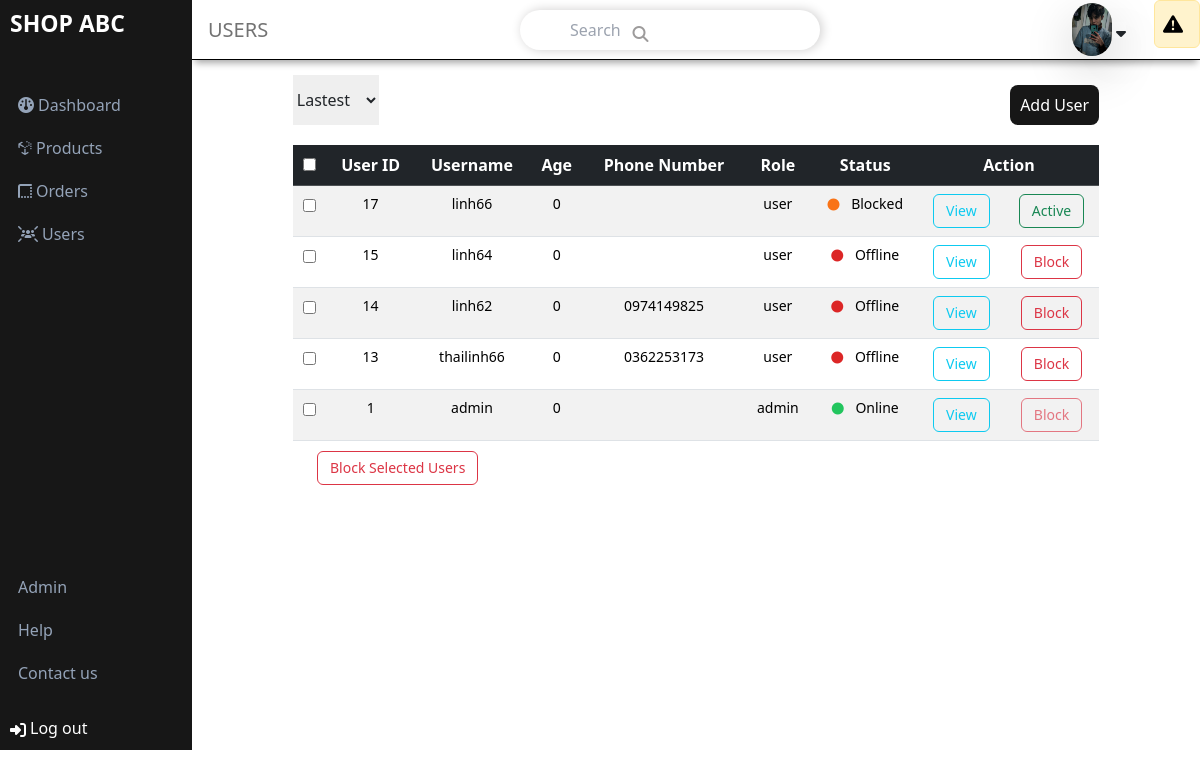
Screenshot of /admin/?action=users (signed in) with the database file from the repository.
### tables this page shows
CREATE TABLE `users` (
  `id` int(11) NOT NULL,
  `avatar` varchar(500) NOT NULL,
  `fullName` varchar(50) DEFAULT NULL,
  `username` varchar(50) NOT NULL,
  `email` varchar(150) DEFAULT NULL,
  `password` varchar(500) NOT NULL,
  `phoneNumber` varchar(20) DEFAULT NULL,
  `address` varchar(32) DEFAULT NULL,
  `age` int(11) NOT NULL,
  `sex` int(11) NOT NULL,
  `roleId` int(11) DEFAULT NULL,
  `createAt` datetime DEFAULT NULL,
  `updateAt` datetime DEFAULT NULL,
  `logOutAt` datetime DEFAULT NULL,
  `status` int(11) DEFAULT NULL,
  `active` int(11) NOT NULL
);

CREATE TABLE `role` (
  `id` int(11) NOT NULL,
  `role` varchar(20) NOT NULL
);

CREATE TABLE `statususer` (
  `id` int(11) NOT NULL,
  `name` varchar(255) NOT NULL
);

### database/dbhelper.php (called while the page is built, shortened)
<?php
    function select($sql, $isSingle = false){
        $data = null;
        $conn = mysqli_connect(HOST, USERNAME, PASSWORD, DATABASE);
        mysqli_set_charset($conn,'utf8');
        $resultset=mysqli_query($conn,$sql);
        if($resultset){
            if($isSingle){
                $data = mysqli_fetch_array($resultset,1);
            }else{
                $data = [];
                while(($row=mysqli_fetch_array($resultset,1)) != null ){
                    $data[]=$row;
                }
            }
        }
        return $data;
    }
?>

### admin/pages/users/users.php (the view, shortened to what this page needs)
<!DOCTYPE html>
<html lang="en">
<head>
    <link rel="stylesheet" href="styles/users.css">
</head>
<body>
<form action="" method="post" class="relative">
    <div id="error" class="alert alert-warning d-flex p-0 fixed top-0 right-0 max-h-12 max-w-base m-0<?php echo $errorRegister?'':'invisible';?>" role="alert">
      <svg class="w-5 ml-2 mr-2" role="img" aria-label="Warning:"><use xlink:href="#exclamation-triangle-fill"/></svg>
    </div>
    <?php
      $sort = isset($_SESSION["sort"]) ? $_SESSION["sort"] : "id";
    ?>
      <div class="sortAdd flex justify-between">
        <form class="sort" method="post" action="">
          <select name="sort" id="selectSort">
            <option value="id" <?php if ($sort == "id") echo "selected"; ?>>Lastest</option>
          </select>
        </form>
        <div>
            <button type="button" class="btn btn-primary button !bg-neutral-900 !text-white" data-bs-toggle="modal" data-bs-target="#addUser" >
            Add User
            </button>
              <?php include_once "addUser.php";?>
                <?php include_once "viewUser.php";?>
        </div>
      </div>
      <div style ="overflow: auto; max-height: 750px ">
        <table
          class="table table-striped table-hover text-center"
          style="width: 80%;  margin: 20px auto 10px auto"
        >
          <thead class="table-dark" >
            <tr>
              <th class="bg-neutral-900 text-white">
                <input type="checkbox" name="comfirmUser" id="selectAll"/>
                </th>
              <th class="bg-neutral-900 text-white">User ID</th>
              <th class="bg-neutral-900 text-white">Username</th>
              <th class="bg-neutral-900 text-white">Age</th>
              <th class="bg-neutral-900 text-white">Phone Number</th>
              <th class="bg-neutral-900 text-white">Role</th>
              <th class="bg-neutral-900 text-white">Status</th>
              <th class="bg-neutral-900 text-white" colspan="3">
                Action
              </th>
            </tr>
          </thead>
          <?php
            if($sort=="username"){
              $usersSql="
              SELECT
              users.id as id, users.username as username, users.age as age, users.phoneNumber,
              role.role as role, statusUser.name as status, users.active as active
              FROM users
              join statusUser on users.status=statusUser.id
              join role on users.roleId=role.id
              ORDER BY users.username";
            }else{
              $usersSql="
              SELECT
              users.id as id, users.username as username, users.age as age, users.phoneNumber,
              role.role as role, statusUser.name as status, users.active as active, users.status as statusId
              FROM users
              join statusUser on users.status=statusUser.id
              join role on users.roleId=role.id
              ORDER BY users.id DESC";
            }
            $users = select($usersSql,false);
          ?>
            <tbody>
              <?php
                if(count($users)>0){
                foreach ($users as $user) {
              ?>
              <form action="" method="post">
              <tr id="<?php echo $user['id'];?>">
                <td>
                    <input type="checkbox" name="comfirmUser" class="checkbox">
                </td>
                <td class="text-sm"><?php echo $user['id'];?></td>
                <td class="text-sm"><?php echo $user['username'];?></td>
                <td class="text-sm"><?php echo $user['age'];?></td>
                <td class="text-sm"><?php echo $user['phoneNumber'];?></td>
                <td class="text-sm"><?php echo $user['role'];?></td>
                <td class="text-sm">
                    <i class="fa-solid fa-circle <?php echo ($user['statusId'] == 1) ? 'text-green-500' : (($user['statusId'] == 2) ? 'text-red-600' : 'text-orange-500'); ?> pr-2 text-xs"></i>
                    <?php echo $user['status'];?>
                </td>
                <td >
                  <button
                    type="button"
                    class="btn btn-outline-info viewU text-sm "
                    data-bs-toggle="modal" data-bs-target="#viewUser"
                  >
                    View
                  </button>
                </td>
                <td >
                    <button
                      type="button"
                      class="btn <?php echo $user['active']==1?"btn-outline-danger":"btn-outline-success";?> text-sm blockBtn"
                      name="delete"
                      <?php echo ($user['role']=="admin")?"disabled":"";?>
                    >
                    <?php echo $user['active']==1?"Block":"Active";?>
                    </button>
                </td>
              </tr>
            <?php
                  }
                }else{
            ?>
            <?php
                }
            ?>
            </form>
            </tbody>
        </table>
        <div style="margin-left:125px;">
        <button class="btn btn-outline-danger text-sm">Block Selected Users</button>
        </div>
</form>
    </div>
</body>
</html>

### admin/layouts/header.php (shortened to what this page needs)
<div class="header flex justify-between p-3">
      <?php
        $currentURL = "http://$_SERVER[HTTP_HOST]$_SERVER[REQUEST_URI]";
        if($currentURL=="http://localhost/shopABC/admin/?action=dashboard"){
          echo"<p>Welcome to shopABC</p>";
        }elseif($currentURL=="http://localhost/shopABC/admin/?action=products"){
          echo "<p>PRODUCTS</p>";
        }elseif($currentURL=="http://localhost/shopABC/admin/?action=orders"){
          echo "<p>ORDERS</p>";
        }elseif($currentURL=="http://localhost/shopABC/admin/?action=users"){
          echo "<p>USERS</p>";
        }elseif($currentURL=="http://localhost/shopABC/admin/?action=admin/profile"){
          echo "<p>ADMIN</p>";
        }elseif($currentURL=="http://localhost/shopABC/admin/?action=admin/change_password"){
          echo "<p>ADMIN</p>";
        }else {
          echo"<p>Welcome to shopABC</p>";
        }
      ?>
      <form action="" method="get" class="formFilter">
        <input
          placeholder="Search"
          class="inputSearch h-10"
          type="text"
        />
        <button type="submit" class="<?php
          if($currentURL=="http://localhost//admin/?action=dashboard"){
            echo"searchIcon";
          }elseif($currentURL=="http://localhost/shopABC/admin/?action=products"){
            echo"searchIcon3";
          }elseif($currentURL=="http://localhost/shopABC/admin/?action=orders"){
            echo"searchIcon1";
          }elseif($currentURL=="http://localhost/shopABC/admin/?action=users"){
            echo"searchIcon1";
          }elseif($currentURL=="http://localhost/shopABC/admin/?action=admin/profile"){
            echo"searchIcon1";
          }elseif($currentURL=="http://localhost/shopABC/admin/?action=admin/change_password"){
            echo"searchIcon1";
          }
          ?>">
          <i class="fa-solid fa-magnifying-glass"></i>
        </button>
      </form>
        <?php
          $id=$_SESSION['admin'];
          $sql="select * from users where id = '$id'";
          $admin=select($sql,true);
        ?>
        <form class="logoutForm float-right group w-28" action="" method="post">
        <div class="flex cursor-pointer relative inline">
            <img src="<?php echo $admin['avatar'];?>" width="40px" height="40px" alt="" class="rounded-full shadow-lg hover:shadow-xl">
            <i class="fa-solid fa-sort-down mx-0 my-auto pl-1 shadow-lg hover:shadow-xl"></i>
        </div>
    </form>
</div>

### admin/styles/index.css (style rules this page uses)
* { margin: 0; padding: 0; }
.header { grid-area: header; border-bottom: 1px solid black; position: -webkit-sticky; position: sticky; top: 0; background-color: white; }
.formFilter { position: relative; display: flex; width: 300px; }
.inputSearch { border-radius: 20px; text-indent: 50px; width: 100%; box-shadow: 2px 0px 11px 0px rgb(207, 206, 206); }
.searchIcon1 { position: absolute; left: 37.5%; top: 32.4%; color: rgb(157, 155, 155); }
.header > p { font-size: 20px; font-weight: 500; color: rgb(115, 115, 115); }
.header { grid-area: header; height: 60px; display: flex; align-items: center; justify-content: space-between; padding: 0 30px 0 30px; box-shadow: 0 6px 7px -3px rgba(0, 0, 0, 0.35); }

### admin/styles/users.css (style rules this page uses)
.table { border-radius: 20px; overflow: auto; max-height: 750px; }
.button { border: none !important; margin-top: 10px; padding: 8px 10px !important; border-radius: 8px; }
.sortAdd { width: 80%; margin: 0 auto; }

### rows the page displays
users: avatar (picture), id "1", username "admin", age "0", roleId.role "admin", status 1 (drawn), statususer.name "Online", active "Block"
users: id "17", username "linh66", age "0", roleId.role "user", status 3 (drawn), statususer.name "Blocked", active "Active"
users: id "15", username "linh64", age "0", roleId.role "user", status 2 (drawn), statususer.name "Offline", active "Block"
users: id "14", username "linh62", age "0", phoneNumber "0974149825", roleId.role "user", status 2 (drawn), statususer.name "Offline", active "Block"
users: id "13", username "thailinh66", age "0", phoneNumber "0362253173", roleId.role "user", status 2 (drawn), statususer.name "Offline", active "Block"
